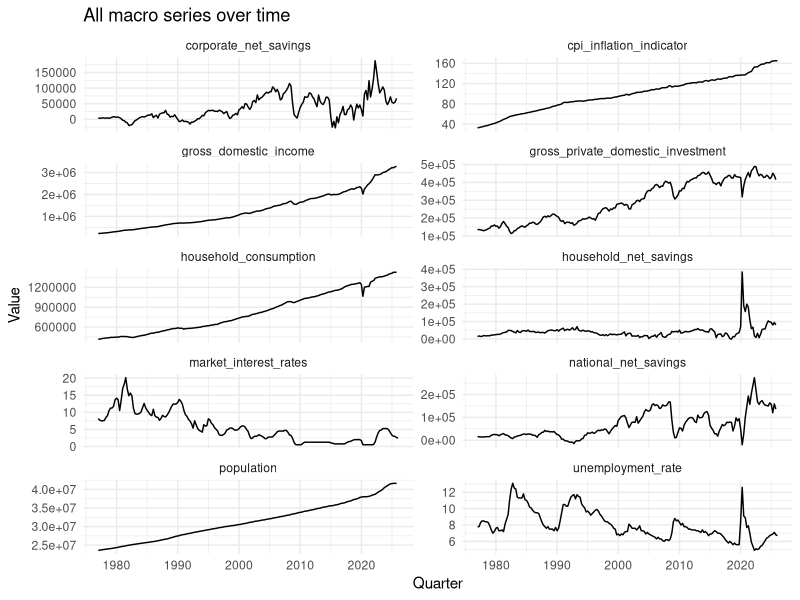
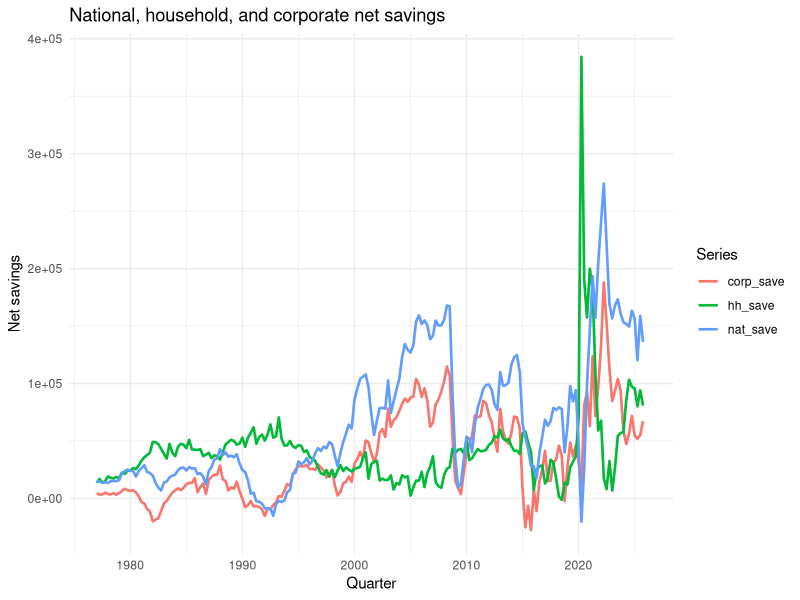
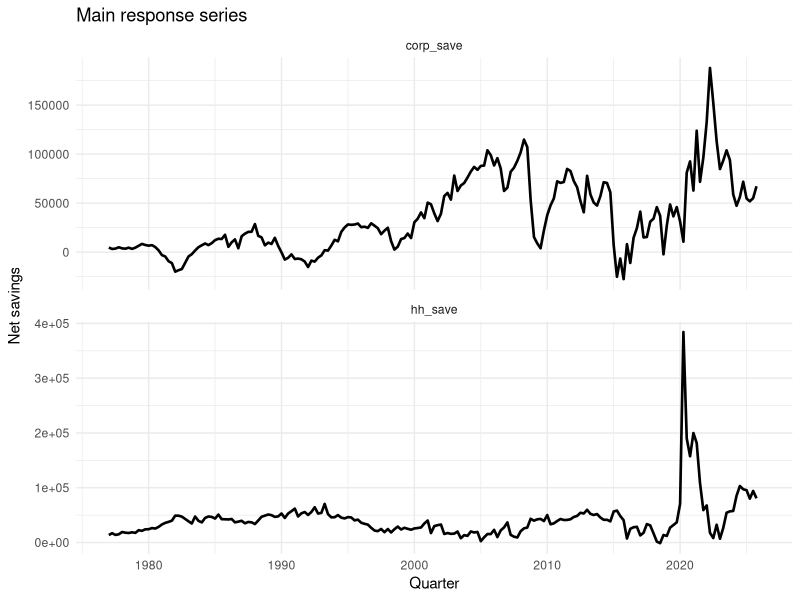
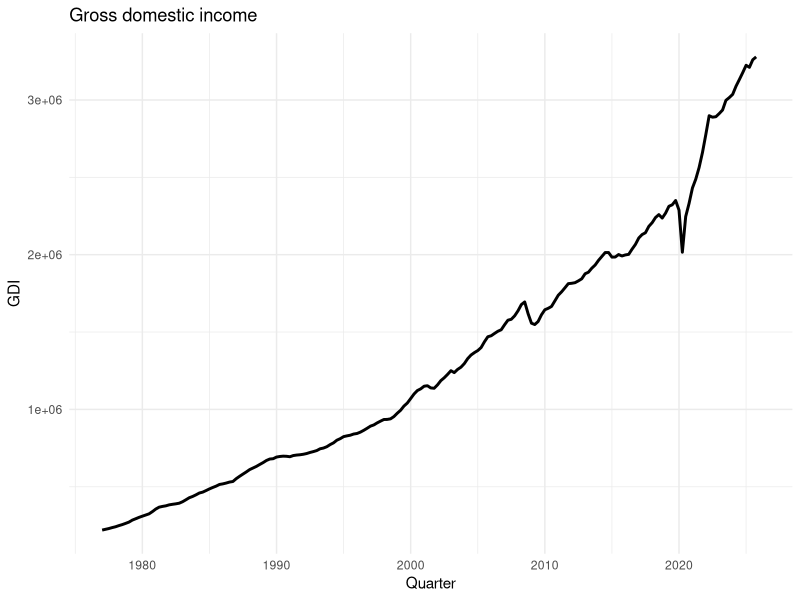
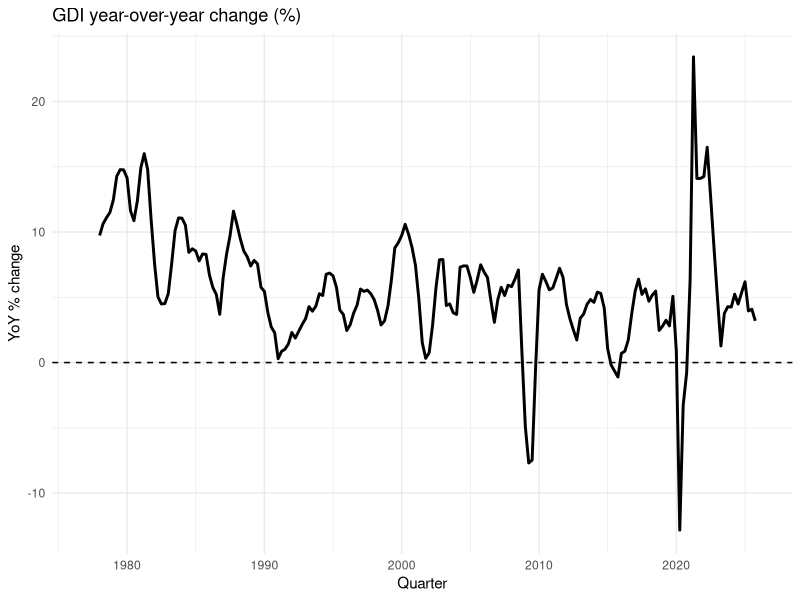
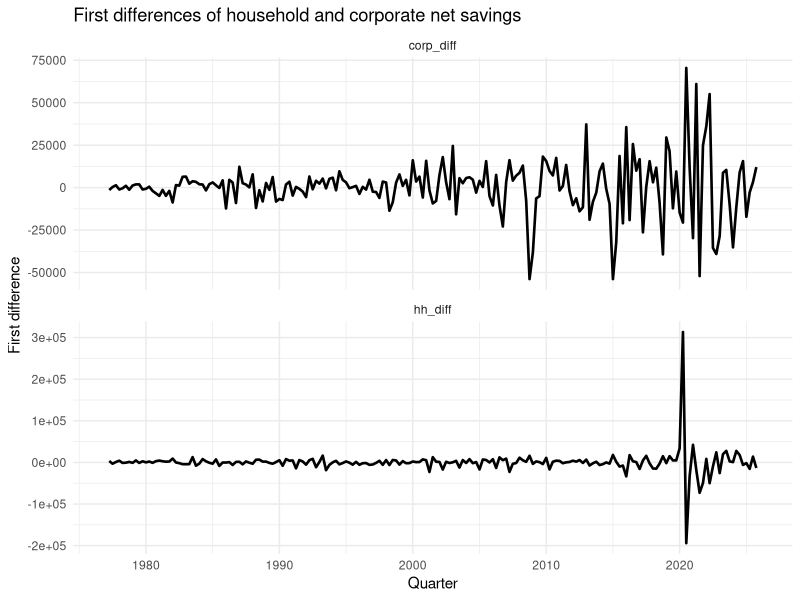
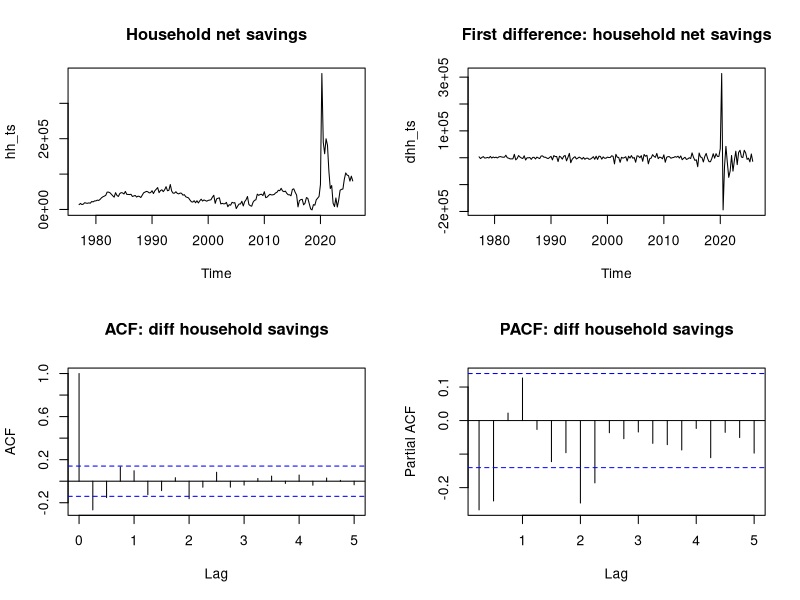
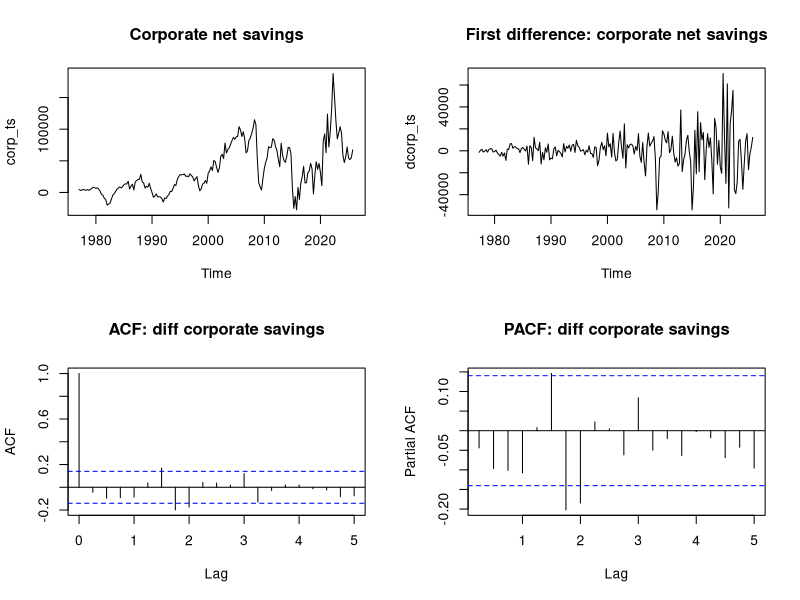

These charts were generated, in order, by the following R code:
## ---- chunk 1
knitr::opts_chunk$set(echo = TRUE, warning = FALSE, message = FALSE)
library(tidyverse)
library(lubridate)
library(forecast)
library(knitr)
library(tseries)
## ---- chunk 2
macro_df <- read_csv("../data/macro_panel_wide_raw.csv", show_col_types = FALSE) |>
  mutate(quarterly_date = as.Date(quarterly_date)) |>
  arrange(quarterly_date)

glimpse(macro_df)
summary(macro_df)
## ---- chunk 3
na_summary <- macro_df |>
  summarise(across(-quarterly_date, ~ sum(is.na(.)))) |>
  pivot_longer(
    cols = everything(),
    names_to = "series",
    values_to = "n_missing"
  ) |>
  arrange(desc(n_missing))

na_summary
## ---- chunk 4
macro_long <- macro_df |>
  pivot_longer(
    cols = -quarterly_date,
    names_to = "series",
    values_to = "value"
  )

ggplot(macro_long, aes(x = quarterly_date, y = value)) +
  geom_line() +
  facet_wrap(~ series, scales = "free_y", ncol = 2) +
  theme_minimal() +
  labs(
    title = "All macro series over time",
    x = "Quarter",
    y = "Value"
  )
## ---- chunk 5
eda_df <- macro_df |>
  select(
    quarterly_date,
    national_net_savings,
    household_net_savings,
    corporate_net_savings,
    gross_domestic_income,
    household_consumption,
    unemployment_rate,
    cpi_inflation_indicator,
    market_interest_rates
  ) |>
  rename(
    date = quarterly_date,
    nat_save = national_net_savings,
    hh_save = household_net_savings,
    corp_save = corporate_net_savings,
    gdi = gross_domestic_income,
    cons = household_consumption,
    unemp = unemployment_rate,
    cpi = cpi_inflation_indicator,
    rate = market_interest_rates
  ) |>
  arrange(date)

glimpse(eda_df)
summary(eda_df)

## ---- chunk 6
savings_long <- eda_df |>
  select(date, nat_save, hh_save, corp_save) |>
  pivot_longer(
    cols = -date,
    names_to = "series",
    values_to = "value"
  )

ggplot(savings_long, aes(x = date, y = value, color = series)) +
  geom_line(linewidth = 0.9) +
  theme_minimal() +
  labs(
    title = "National, household, and corporate net savings",
    x = "Quarter",
    y = "Net savings",
    color = "Series"
  )
## ---- chunk 7
main_response_long <- eda_df |>
  select(date, hh_save, corp_save) |>
  pivot_longer(
    cols = -date,
    names_to = "series",
    values_to = "value"
  )

ggplot(main_response_long, aes(x = date, y = value)) +
  geom_line(linewidth = 0.9) +
  facet_wrap(~ series, scales = "free_y", ncol = 1) +
  theme_minimal() +
  labs(
    title = "Main response series",
    x = "Quarter",
    y = "Net savings"
  )
## ---- chunk 8
eda_df <- eda_df |>
  mutate(
    gdi_qoq = 100 * (gdi / lag(gdi) - 1),
    gdi_yoy = 100 * (gdi / lag(gdi, 4) - 1),
    lgdi = log(gdi),
    lgdi_yoy = 100 * (lgdi - lag(lgdi, 4))
  )

summary(select(eda_df, gdi, gdi_qoq, gdi_yoy, lgdi_yoy))
## ---- chunk 9
p1 <- ggplot(eda_df, aes(x = date, y = gdi)) +
  geom_line(linewidth = 1) +
  theme_minimal() +
  labs(
    title = "Gross domestic income",
    x = "Quarter",
    y = "GDI"
  )

p2 <- ggplot(eda_df, aes(x = date, y = gdi_yoy)) +
  geom_line(linewidth = 1) +
  geom_hline(yintercept = 0, linetype = "dashed") +
  theme_minimal() +
  labs(
    title = "GDI year-over-year change (%)",
    x = "Quarter",
    y = "YoY % change"
  )

p1
p2
## ---- chunk 10
eda_df <- eda_df |>
  mutate(
    hh_diff = hh_save - lag(hh_save),
    corp_diff = corp_save - lag(corp_save),
    nat_diff = nat_save - lag(nat_save),
    unemp_diff = unemp - lag(unemp),
    rate_diff = rate - lag(rate),
    cons_yoy = 100 * (cons / lag(cons, 4) - 1),
    cpi_yoy = 100 * (cpi / lag(cpi, 4) - 1)
  )

summary(select(
  eda_df,
  hh_diff,
  corp_diff,
  nat_diff,
  unemp_diff,
  rate_diff,
  cons_yoy,
  cpi_yoy
))
## ---- chunk 11
transformed_long <- eda_df |>
  select(date, hh_diff, corp_diff) |>
  pivot_longer(
    cols = -date,
    names_to = "series",
    values_to = "value"
  )

ggplot(transformed_long, aes(x = date, y = value)) +
  geom_line(linewidth = 0.9) +
  facet_wrap(~ series, scales = "free_y", ncol = 1) +
  theme_minimal() +
  labs(
    title = "First differences of household and corporate net savings",
    x = "Quarter",
    y = "First difference"
  )
## ---- chunk 12
hh_ts <- ts(
  eda_df$hh_save,
  start = c(year(min(eda_df$date)), quarter(min(eda_df$date))),
  frequency = 4
)

dhh_ts <- diff(hh_ts)

par(mfrow = c(2, 2))
plot(hh_ts, main = "Household net savings")
plot(dhh_ts, main = "First difference: household net savings")
acf(na.omit(dhh_ts), lag.max = 20, main = "ACF: diff household savings")
pacf(na.omit(dhh_ts), lag.max = 20, main = "PACF: diff household savings")
par(mfrow = c(1, 1))

adf.test(na.omit(dhh_ts))
## ---- chunk 13
corp_ts <- ts(
  eda_df$corp_save,
  start = c(year(min(eda_df$date)), quarter(min(eda_df$date))),
  frequency = 4
)

dcorp_ts <- diff(corp_ts)

par(mfrow = c(2, 2))
plot(corp_ts, main = "Corporate net savings")
plot(dcorp_ts, main = "First difference: corporate net savings")
acf(na.omit(dcorp_ts), lag.max = 20, main = "ACF: diff corporate savings")
pacf(na.omit(dcorp_ts), lag.max = 20, main = "PACF: diff corporate savings")
par(mfrow = c(1, 1))

adf.test(na.omit(dcorp_ts))
## ---- chunk 14
nat_ts <- ts(
  eda_df$nat_save,
  start = c(year(min(eda_df$date)), quarter(min(eda_df$date))),
  frequency = 4
)

dnat_ts <- diff(nat_ts)

par(mfrow = c(2, 2))
plot(nat_ts, main = "National net savings")
plot(dnat_ts, main = "First difference: national net savings")
acf(na.omit(dnat_ts), lag.max = 20, main = "ACF: diff national savings")
pacf(na.omit(dnat_ts), lag.max = 20, main = "PACF: diff national savings")
par(mfrow = c(1, 1))

adf.test(na.omit(dnat_ts))
## ---- chunk 15
par(mfrow = c(2, 3))

ccf(na.omit(eda_df$gdi), na.omit(eda_df$hh_save),
    main = "GDI vs household savings")
ccf(na.omit(eda_df$gdi), na.omit(eda_df$corp_save),
    main = "GDI vs corporate savings")

ccf(na.omit(eda_df$unemp), na.omit(eda_df$hh_save),
    main = "Unemployment vs household savings")
ccf(na.omit(eda_df$unemp), na.omit(eda_df$corp_save),
    main = "Unemployment vs corporate savings")

ccf(na.omit(eda_df$rate), na.omit(eda_df$hh_save),
    main = "Interest rate vs household savings")
ccf(na.omit(eda_df$rate), na.omit(eda_df$corp_save),
    main = "Interest rate vs corporate savings")

par(mfrow = c(1, 1))
## ---- chunk 16
pairs(
  eda_df |>
    select(hh_save, corp_save, gdi, cons, unemp, cpi, rate) |>
    na.omit(),
  main = "Scatterplot matrix for key variables"
)
